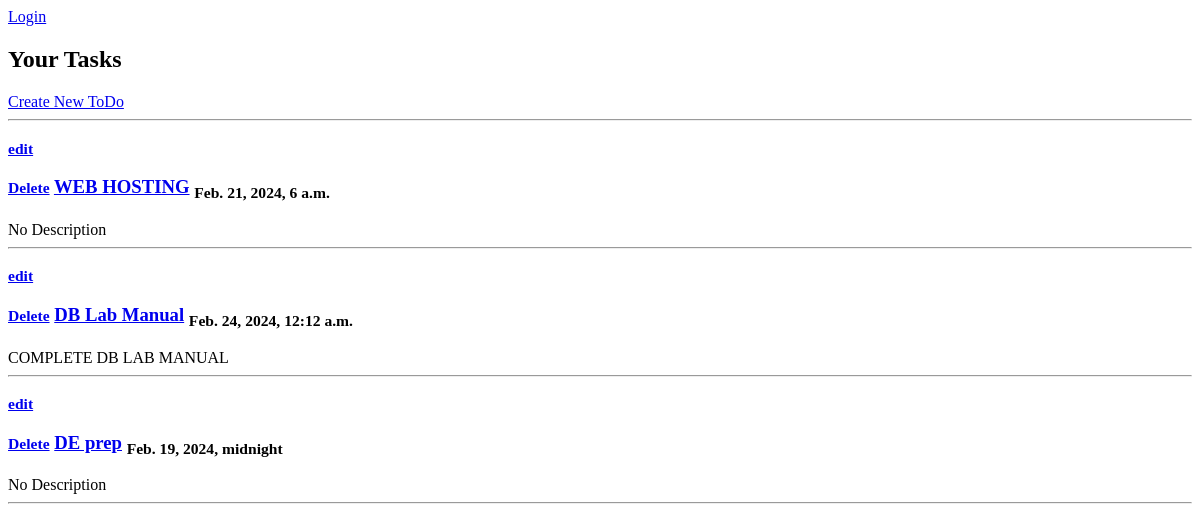
The app's page /, older data.
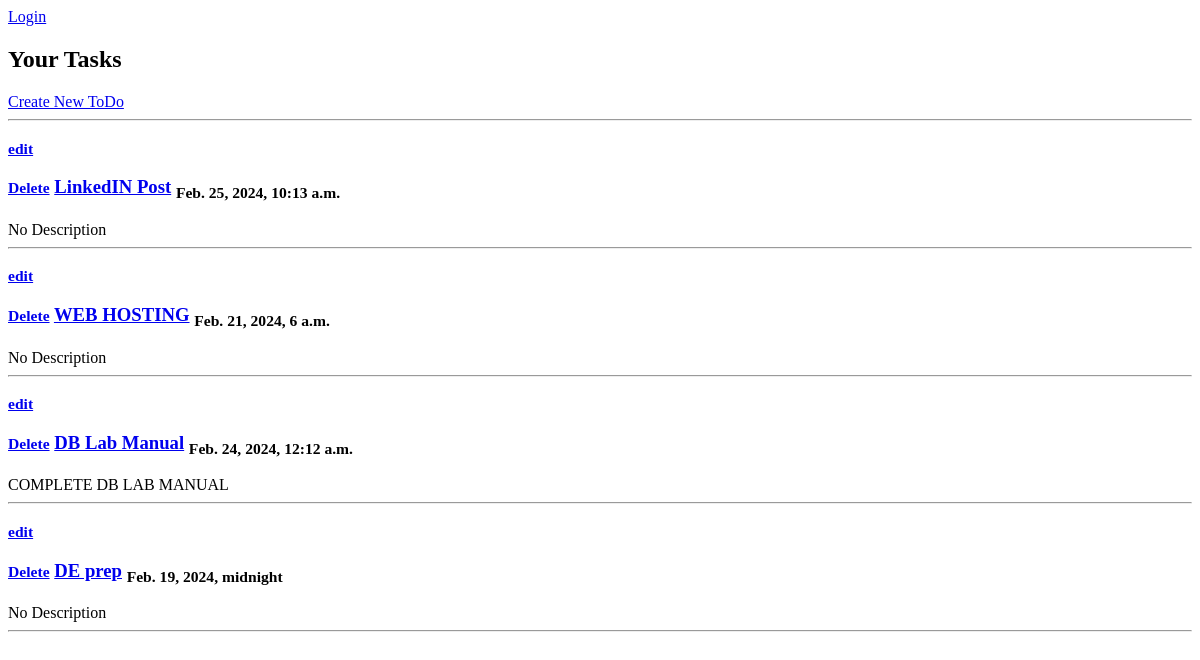
The same page, newer data.
### base/models.py (models this page shows, shortened)
class Task(models.Model):
    title  = models.CharField(max_length=150)
    description = models.TextField(max_length = 250,blank = True, null = True) # the blank and null will allow the description to be optional (not required
    dueDate = models.DateTimeField(auto_now_add = True) # this will be the date and time when the task is due
    created = models.DateTimeField(auto_now_add = True)# the auto_now_add will automatically add the date and time when the task is created
    complete = models.BooleanField(default = False) # setting the default of this to false because when we first create a task it is not completed
    REQUIRED_FIELDS = [title,dueDate]
    class Meta:
        ordering = ['complete', '-created'] # created will set the order of the tasks to be in the order of the date and time they were created in ascending order

### base/views.py (the view)
# urls.py: path('',TaskList.as_view(),name = 'tasksHome'),
class TaskList(ListView):
    model = Task
    template_name = 'base/tasksHome.html'
    context_object_name = 'tasks'

### base/templates/base/tasksHome.html (shortened to what this page needs)
<div class = "navBar">
    {% if request.user.is_authenticated %}
        {{ request.user}}
        <a href = "{% url 'UserLogout'%}" >Logout</a>
        <a href = "" >Profile</a>
    {% else %}
        <a href = "{% url 'UserLogin' %}" > Login </a>
    {% endif %}
</div>
<h2>Your Tasks           </h2>
<a href = "{% url 'create-task' %}" >Create New ToDo</a>
<hr>
{% if tasks is None %}
           <h3>No items to see.....</h3>
{% else%}
    {% for task in tasks %}
           <div>
           <h3><SMALL><a href = "{% url 'edit-task' task.id %}" >edit</a></SMALL>
           <h3><SMALL><a href = "{% url 'delete-task' task.id %}" >Delete</a></SMALL>
               <a href = "{% url 'task' task.id%}" >   {{ task.title}}</a>
               <sub>{{ task.dueDate}} </sub>
           </h3>
        {% if task.description == '' %}
               <span> No Description</span>
        {% else%}
            <span>  {{ task.description}} </span>
        {% endif%}
            <hr>
           </div>
    {% endfor %}
{% endif%}

Row changes from the older to the newer data that the page shows:
added Task: title "LinkedIN Post", dueDate "Feb. 25, 2024, 10:13 a.m.", description "No Description"
